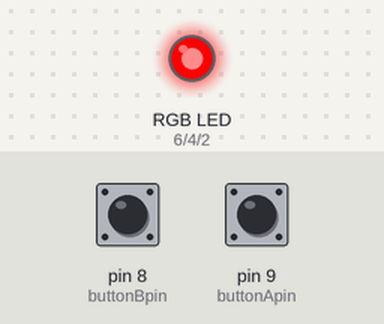
The sketch below on a simulated Arduino Uno, built with avr-gcc and run on an emulated ATmega328P. Parts: an RGB LED mixed from three pins (HIGH = lit). The test bench sets the inputs (shaded band); at power-on: pin 8 (buttonBpin) HIGH, pin 9 (buttonApin) HIGH. Dim RGB values are drawn brighter than linear.

Above: at 1.2 s.
1.3 s: pin 8 (buttonBpin) pulled LOW for 0.15 s
At 1.37 s:
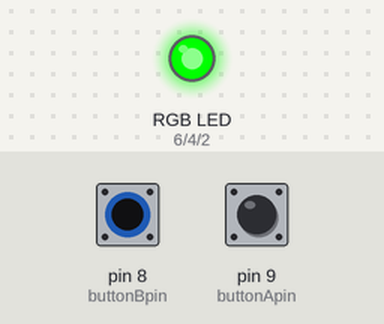
2.9 s: pin 9 (buttonApin) pulled LOW for 0.15 s
At 2.97 s:
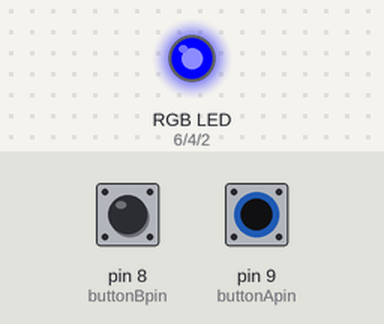
4.5 s: pin 9 (buttonApin) pulled LOW for 3.2 s
At 8.9 s:
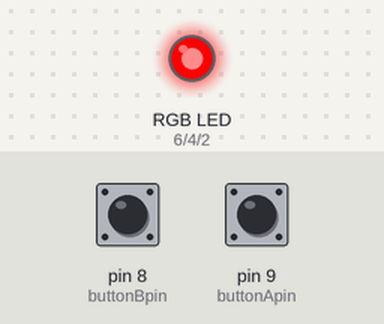
9.2 s: pin 8 (buttonBpin) pulled LOW for 3.2 s
At 10.2 s:
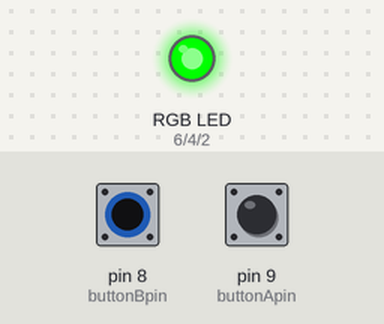
13.9 s: pin 8 (buttonBpin) driven LOW and pin 9 (buttonApin) driven LOW
At 15.1 s:
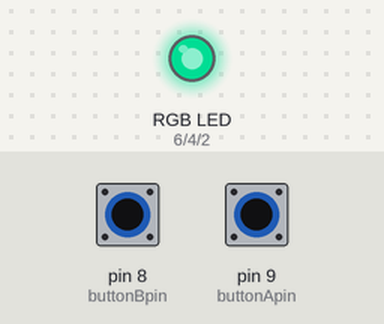
15.4 s: pin 8 (buttonBpin) driven HIGH
At 15.9 s:
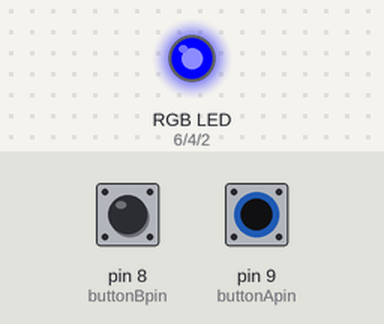
Timing chart, 0 to 17.9 s (numbered marks = the images above; inputs shaded):
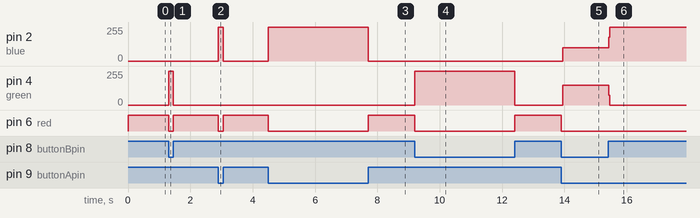

Measured:
- after the input at 1.3 s, pin 4 (green): 0/255 → 255/255 at once, → 0/255 0.15 s later; pin 6 (red): HIGH → LOW at once, → HIGH 0.15 s later
- after the input at 2.9 s, pin 2 (blue): 0/255 → 255/255 at once, → 0/255 0.15 s later; pin 6 (red): HIGH → LOW at once, → HIGH 0.15 s later
- after the input at 4.5 s, pin 2 (blue): 0/255 → 255/255 at once, → 0/255 3.2 s later; pin 6 (red): HIGH → LOW at once, → HIGH 3.2 s later
- after the input at 9.2 s, pin 4 (green): 0/255 → 255/255 at once, → 0/255 3.2 s later; pin 6 (red): HIGH → LOW at once, → HIGH 3.2 s later
- after the input at 13.9 s, pin 2 (blue): 0/255 → 101/255 at once; pin 4 (green): 0/255 → 150/255 at once; pin 6 (red): HIGH → LOW at once
- after the input at 15.4 s, pin 2 (blue): 101/255 → 255/255 at once; pin 4 (green): 150/255 → 0/255 at once

The sketch:

ChangeRGBWithButtons.ino
```cpp
//Sir-Zak
//11/2/2023


// Initial setup, naming the each pin
int red = 6;
int blue = 2;
int green = 4;
int buttonApin = 9;
int buttonBpin = 8;

byte leds = 0;

// Declaring each pinmode
void setup()
{
  pinMode(red, OUTPUT);
  pinMode(blue, OUTPUT);
  pinMode(green, OUTPUT);
  pinMode(buttonApin, INPUT_PULLUP);
  pinMode(buttonBpin, INPUT_PULLUP);
}

// Main loop, if nither button is pressed the Red LED will be lit
// while the Apin button is pressed only Blue will be lit
// while the Bpin button is pressed only Green will be lit
void loop()
{
  if (digitalRead(buttonApin) == HIGH && digitalRead(buttonBpin) == HIGH)
  {
    digitalWrite(red , HIGH);
    analogWrite(blue , LOW);
    analogWrite(green , LOW);
  }
  if (digitalRead(buttonApin) == LOW)
  {
    digitalWrite(red , LOW);
    digitalWrite(blue , HIGH);
    digitalWrite(green , LOW);
  }
  if (digitalRead(buttonBpin) == LOW)
  {
    digitalWrite(red , LOW);
    digitalWrite(blue , LOW);
    digitalWrite(green , HIGH);
  }
}
```
